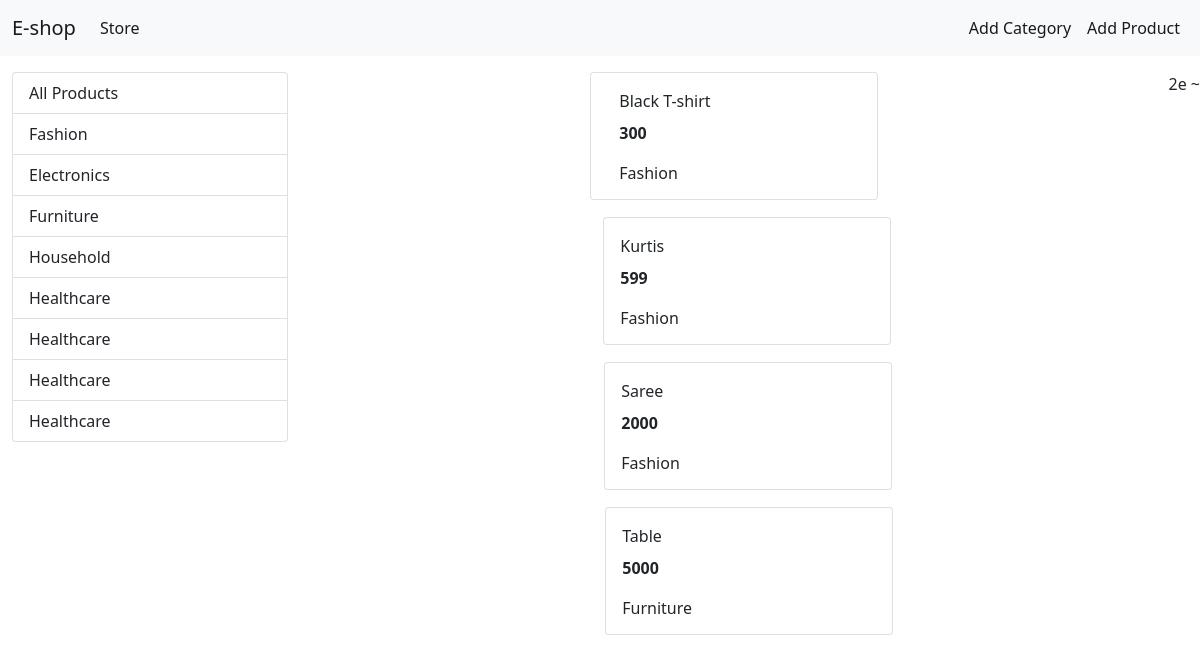
The page / on the database its author committed.
### productApp/models.py (models this page shows, shortened)
class Category(models.Model):
        name= models.CharField(max_length=50)
        @staticmethod
        def get_all_categories():
            return Category.objects.all()
        def __str__(self):
            return self.name

class Products(models.Model):
    name = models.CharField(max_length=60)
    price = models.IntegerField(default=0)
    category= models.ForeignKey(Category, on_delete=models.CASCADE ,related_name="category")
    class Meta:
        db_table = "products"
    def __str__(self):
        return self.name
    @staticmethod
    def get_all_products():
        return Products.objects.all()

### productApp/views.py (the view, shortened to what this page needs)
# urls.py: path('', Index.as_view(), name='homepage'),
class Index(View):
    def get(self, request):
        all_products = None
        all_categories = Category.get_all_categories()
        category_id = request.GET.get('category')
        if category_id:
            all_products = Products.get_product_by_id(category_id)
        else:
            all_products = Products.get_all_products()
        data = {}
        data['products'] = all_products
        data['categories'] = all_categories
        print(data)
        return render(request, "home.html", data)

### productApp/templates/home.html
{% extends 'base.html' %}
{% block content %}
<div class="container-fluid mt-3">
    <div class="row">
        <div class="col-lg-3 mx-auto">
            <div class="list-group">
                <a href="/" class="list-group-item list-group-item-action">All Products</a>
                {% for category in categories %}
                <a href="/?category={{category.id}}"
                    class="list-group-item list-group-item-action">{{category.name}}</a>
                {% endfor %}
            </div>
        </div>
        <div id="products" class="col-lg-9 mx-auto">
                <div class="row">
                {% for product in products %}
                <div class="card mx-auto mb-3" id={{product.id}} style="width: 18rem; height: 8rem;">
                    <div class="card-body">
                        <p class="card-title">{{product.name}}</p>
                        <p class="card-text"><b>{{product.price}}</b>
                        <p class="card-text">{{product.category}}</p>
                        </p>
                    </div>
                {%endfor%}
            </div>
        </div>
    </div>
</div>
{% endblock %}

### productApp/templates/base.html (shortened to what this page needs)
<!doctype html>
<html lang="en">
<head>
    <link href="https://cdn.jsdelivr.net/npm/bootstrap@5.0.2/dist/css/bootstrap.min.css" rel="stylesheet"
>
</head>
<body>
    <nav class="navbar navbar-expand-lg navbar-light bg-light">
        <div class="container-fluid">
            <a class="navbar-brand" href="#">E-shop</a>
            <div class="collapse navbar-collapse" id="navbarSupportedContent">
                <ul class="navbar-nav me-auto mb-2 mb-lg-0">
                    <li class="nav-item">
                        <a class="nav-link active" aria-current="page" href="/">Store</a>
                    </li>
                </ul>
                <ul class="navbar-nav my-5 my-lg-0">
                    <li class="nav-item">
                        <a class="nav-link active" aria-current="page" href="/addcategory">Add Category</a>
                    </li>
                    <li class="nav-item">
                        <a class="nav-link active" aria-current="page" href="#">Add Product</a>
                    </li>
                </ul>
            </div>
        </div>
    </nav>
    {% block content %}
    {% endblock %}
</body>
</html>                                                     2e                          ~<!DOCTYPE html>
<html lang="en">
<head>
</head>
<body>
</body>
</html>

### rows shown on the page
Category: name "Fashion"
Category: name "Electronics"
Category: name "Furniture"
Category: name "Household"
Category: name "Healthcare"
Category: name "Healthcare"
Category: name "Healthcare"
Category: name "Healthcare"
Products: {{ product.id }} 1 (drawn), name "Black T-shirt", price "300", category "Fashion"
Products: name "Kurtis", price "599", category "Fashion"
Products: name "Saree", price "2000", category "Fashion"
Products: name "Table", price "5000", category "Furniture"
